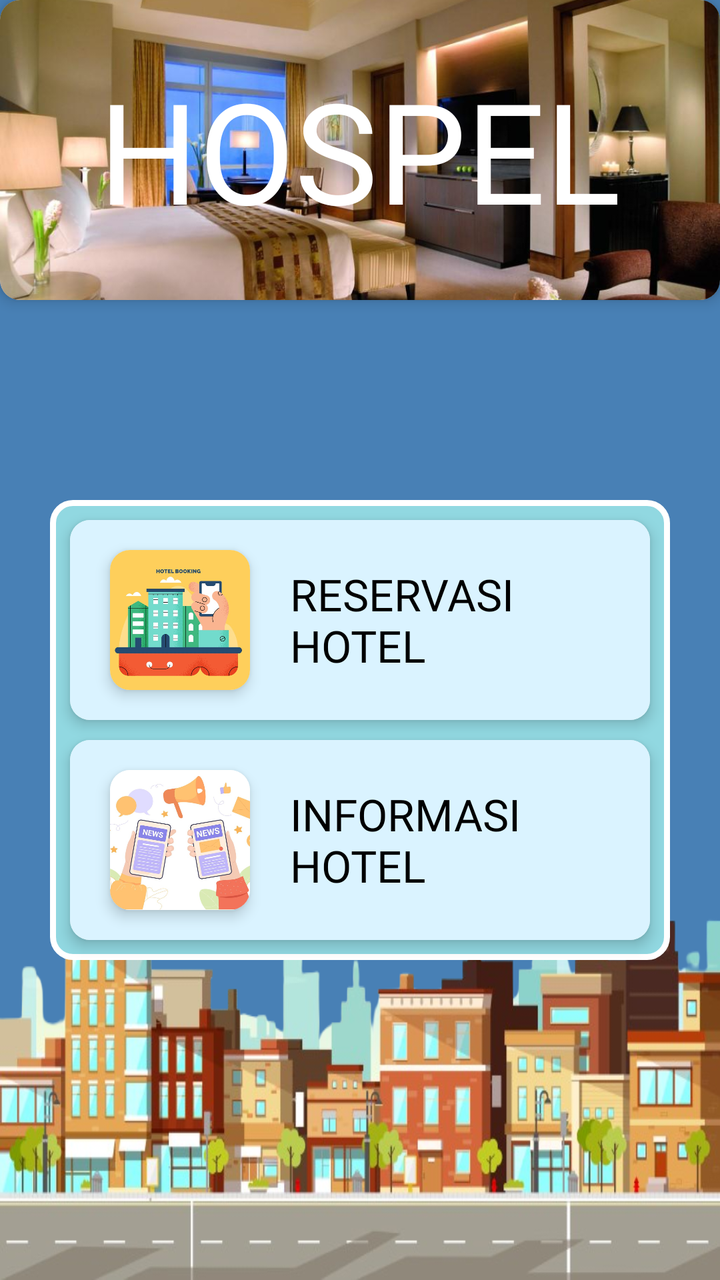
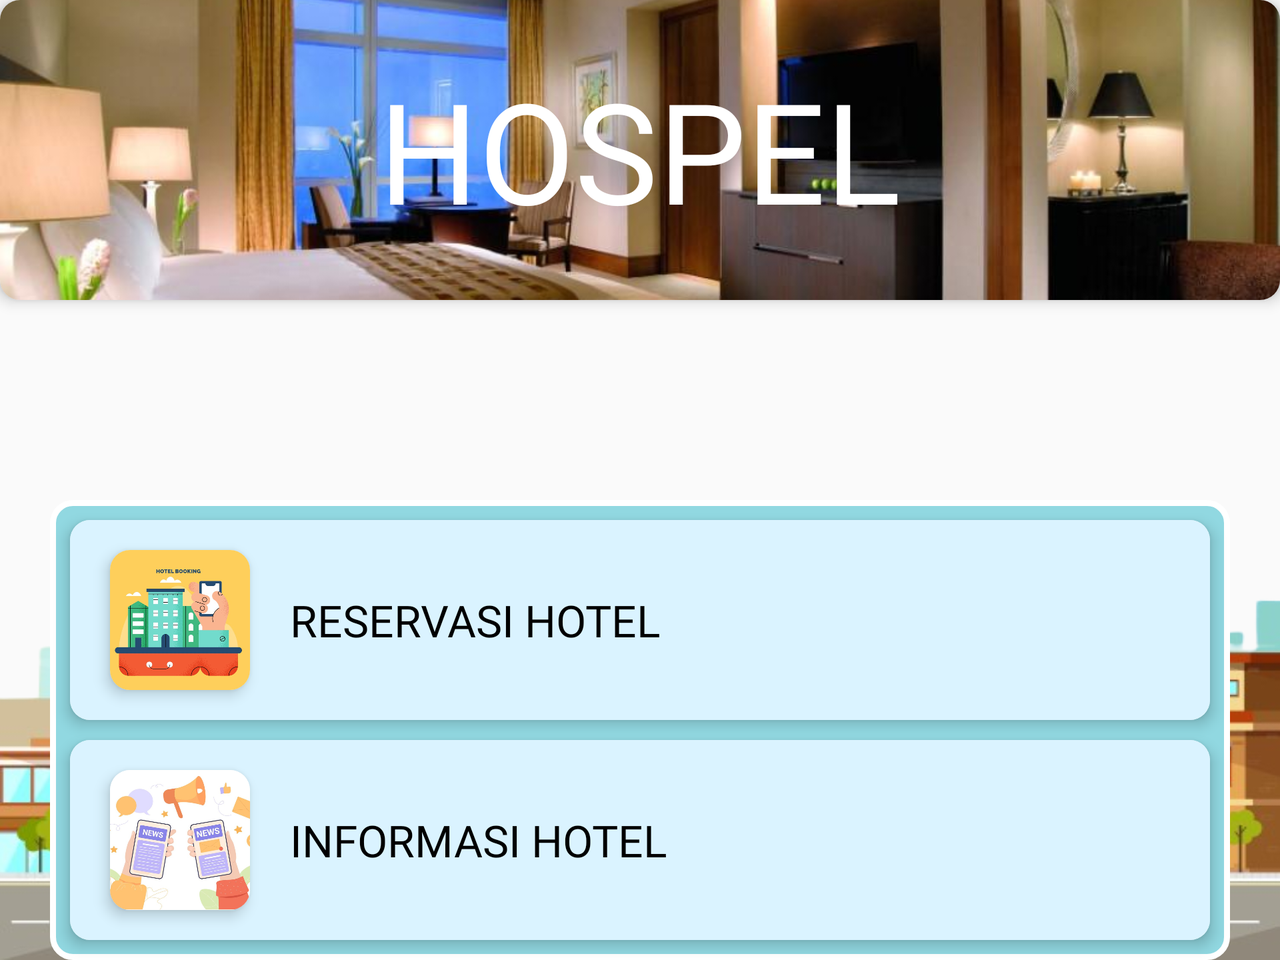

An Android layout and its configuration variant, each rendered on a device that would load it. The default file and the variant file are quoted in full after the pictures.
<!-- AndroidManifest.xml: application theme AppTheme -->
<!-- res/layout/fragment_home.xml -->
<?xml version="1.0" encoding="utf-8"?>
<RelativeLayout
    xmlns:android="http://schemas.android.com/apk/res/android"
    xmlns:tools="http://schemas.android.com/tools"
    android:layout_width="match_parent"
    android:layout_height="match_parent"
    android:background="#4880B5"
    tools:context=".HomeFragment">

    <ImageView
        android:layout_width="match_parent"
        android:layout_height="match_parent"
        android:src="@drawable/hotel_home"
        android:scaleType="centerCrop"
        android:alpha="0.7"/>
    <RelativeLayout
        android:layout_width="match_parent"
        android:layout_height="250dp"
        android:layout_alignParentBottom="true"
        android:background="@drawable/kota">
    </RelativeLayout>

    <androidx.cardview.widget.CardView
        android:layout_centerHorizontal="true"
        android:id="@+id/cardview_home"
        xmlns:card_view="http://schemas.android.com/apk/res-auto"
        android:layout_width="match_parent"
        android:layout_height="150dp"
        card_view:cardCornerRadius="10dp"
        card_view:cardElevation="4dp">

        <ImageView
            android:layout_width="match_parent"
            android:layout_height="match_parent"
            android:src="@drawable/image_home_informasi"
            android:scaleType="centerCrop"/>
        <RelativeLayout
            android:layout_width="match_parent"
            android:layout_height="match_parent">
            <TextView
                android:layout_width="wrap_content"
                android:layout_height="wrap_content"
                android:text="HOSPEL"
                android:textSize="70sp"
                android:textColor="@color/white"
                android:fontFamily="@font/fredom"
                android:layout_centerInParent="true"/>
        </RelativeLayout>

    </androidx.cardview.widget.CardView>

    <RelativeLayout
        android:layout_width="match_parent"
        android:layout_height="wrap_content"
        android:background="@drawable/rounded_home"
        android:layout_marginTop="100dp"
        android:layout_marginStart="25dp"
        android:layout_marginEnd="25dp"
        android:layout_below="@id/cardview_home">
        <androidx.cardview.widget.CardView
            android:id="@+id/reservasi_hotel"
            xmlns:card_view="http://schemas.android.com/apk/res-auto"
            android:layout_width="match_parent"
            android:layout_height="100dp"
            card_view:cardCornerRadius="10dp"
            card_view:cardElevation="4dp"
            android:layout_marginTop="10dp"
            android:layout_marginStart="10dp"
            android:layout_marginEnd="10dp"
            android:padding="20dp">
            <RelativeLayout
                android:background="#DAF3FF"
                android:layout_width="match_parent"
                android:layout_height="match_parent">

                <androidx.cardview.widget.CardView
                    android:id="@+id/gambar_reservasi_hotel"
                    android:layout_marginLeft="20dp"
                    android:layout_width="70dp"
                    android:layout_height="70dp"
                    android:layout_centerVertical="true"
                    card_view:cardCornerRadius="10dp"
                    card_view:cardElevation="4dp">
                    <ImageView
                        android:layout_width="match_parent"
                        android:layout_height="match_parent"
                        android:scaleType="centerCrop"
                        android:src="@drawable/reservasi_hotel"/>
                </androidx.cardview.widget.CardView>

                <TextView
                    android:layout_width="wrap_content"
                    android:layout_height="wrap_content"
                    android:layout_toRightOf="@+id/gambar_reservasi_hotel"
                    android:layout_centerVertical="true"
                    android:layout_marginStart="20dp"
                    android:layout_marginEnd="20dp"
                    android:fontFamily="@font/dm_sans"
                    android:textSize="22sp"
                    android:textColor="@color/black"
                    android:text="RESERVASI HOTEL"/>

            </RelativeLayout>
        </androidx.cardview.widget.CardView>

        <androidx.cardview.widget.CardView
            android:id="@+id/informasi_hotel"
            xmlns:card_view="http://schemas.android.com/apk/res-auto"
            android:layout_width="match_parent"
            android:layout_height="100dp"
            card_view:cardCornerRadius="10dp"
            card_view:cardElevation="4dp"
            android:layout_marginTop="10dp"
            android:layout_marginStart="10dp"
            android:layout_marginEnd="10dp"
            android:layout_marginBottom="10dp"
            android:layout_below="@id/reservasi_hotel">
            <RelativeLayout
                android:background="#DAF3FF"
                android:layout_width="match_parent"
                android:layout_height="match_parent">

                <androidx.cardview.widget.CardView
                    android:id="@+id/gambar_informasi_hotel"
                    android:layout_marginLeft="20dp"
                    android:layout_width="70dp"
                    android:layout_height="70dp"
                    android:layout_centerVertical="true"
                    card_view:cardCornerRadius="10dp"
                    card_view:cardElevation="4dp">
                    <ImageView
                        android:layout_width="match_parent"
                        android:layout_height="match_parent"
                        android:scaleType="centerCrop"
                        android:src="@drawable/informasi_hotel"/>
                </androidx.cardview.widget.CardView>

                <TextView
                    android:layout_width="wrap_content"
                    android:layout_height="wrap_content"
                    android:layout_toRightOf="@+id/gambar_informasi_hotel"
                    android:layout_centerVertical="true"
                    android:layout_marginStart="20dp"
                    android:layout_marginEnd="20dp"
                    android:fontFamily="@font/dm_sans"
                    android:textSize="22sp"
                    android:textColor="@color/black"
                    android:text="INFORMASI HOTEL"/>

            </RelativeLayout>
        </androidx.cardview.widget.CardView>
    </RelativeLayout>





</RelativeLayout>
<!-- resources referenced by this layout -->
<resources>
  <color name="black">#FF000000</color>
  <color name="white">#FFFFFFFF</color>
  <!-- drawable image_home_informasi: jpg bitmap (drawable, 65108 bytes) -->
  <!-- drawable informasi_hotel: png bitmap (drawable, 488169 bytes) -->
  <!-- drawable kota: png bitmap (drawable, 268031 bytes) -->
  <!-- drawable reservasi_hotel: png bitmap (drawable, 239456 bytes) -->
  <!-- drawable rounded_home (drawable) -->
  <?xml version="1.0" encoding="utf-8"?>
  <shape xmlns:android="http://schemas.android.com/apk/res/android"
      android:shape="rectangle">
      <solid android:color="#91D8E1"/>
      <corners android:radius="10dp"/>
      <stroke android:color="@color/white" android:width="3dp"/>
  
  </shape>
  <style name="AppTheme" parent="Theme.AppCompat.Light.NoActionBar">
          
      </style>
</resources>
<!-- res/layout-land/fragment_home.xml (the repository's variant of the layout above) -->
<!-- drawn on the phone turned sideways -->
<?xml version="1.0" encoding="utf-8"?>
<ScrollView
    android:layout_width="match_parent"
    android:layout_height="match_parent"
    xmlns:android="http://schemas.android.com/apk/res/android"
    xmlns:app="http://schemas.android.com/apk/res-auto"
    xmlns:tools="http://schemas.android.com/tools">

    <RelativeLayout
        android:layout_width="match_parent"
        android:layout_height="match_parent"
        android:background="@drawable/hotel_home"
        tools:context=".HomeFragment">

        <RelativeLayout
            android:layout_width="match_parent"
            android:layout_height="250dp"
            android:layout_alignParentBottom="true"
            android:background="@drawable/kota">
        </RelativeLayout>

        <androidx.cardview.widget.CardView
            android:layout_centerHorizontal="true"
            android:id="@+id/cardview_home"
            xmlns:card_view="http://schemas.android.com/apk/res-auto"
            android:layout_width="match_parent"
            android:layout_height="150dp"
            card_view:cardCornerRadius="10dp"
            card_view:cardElevation="4dp">

            <ImageView
                android:layout_width="match_parent"
                android:layout_height="match_parent"
                android:src="@drawable/image_home_informasi"
                android:scaleType="centerCrop"/>
            <RelativeLayout
                android:layout_width="match_parent"
                android:layout_height="match_parent">
                <TextView
                    android:layout_width="wrap_content"
                    android:layout_height="wrap_content"
                    android:text="HOSPEL"
                    android:textSize="70sp"
                    android:textColor="@color/white"
                    android:fontFamily="@font/fredom"
                    android:layout_centerInParent="true"/>
            </RelativeLayout>

        </androidx.cardview.widget.CardView>

        <RelativeLayout
            android:layout_width="match_parent"
            android:layout_height="wrap_content"
            android:background="@drawable/rounded_home"
            android:layout_marginTop="100dp"
            android:layout_marginStart="25dp"
            android:layout_marginEnd="25dp"
            android:layout_below="@id/cardview_home">
            <androidx.cardview.widget.CardView
                android:id="@+id/reservasi_hotel"
                xmlns:card_view="http://schemas.android.com/apk/res-auto"
                android:layout_width="match_parent"
                android:layout_height="100dp"
                card_view:cardCornerRadius="10dp"
                card_view:cardElevation="4dp"
                android:layout_marginTop="10dp"
                android:layout_marginStart="10dp"
                android:layout_marginEnd="10dp"
                android:padding="20dp">
                <RelativeLayout
                    android:background="#DAF3FF"
                    android:layout_width="match_parent"
                    android:layout_height="match_parent">

                    <androidx.cardview.widget.CardView
                        android:id="@+id/gambar_reservasi_hotel"
                        android:layout_marginLeft="20dp"
                        android:layout_width="70dp"
                        android:layout_height="70dp"
                        android:layout_centerVertical="true"
                        card_view:cardCornerRadius="10dp"
                        card_view:cardElevation="4dp">
                        <ImageView
                            android:layout_width="match_parent"
                            android:layout_height="match_parent"
                            android:scaleType="centerCrop"
                            android:src="@drawable/reservasi_hotel"/>
                    </androidx.cardview.widget.CardView>

                    <TextView
                        android:layout_width="wrap_content"
                        android:layout_height="wrap_content"
                        android:layout_toRightOf="@+id/gambar_reservasi_hotel"
                        android:layout_centerVertical="true"
                        android:layout_marginStart="20dp"
                        android:layout_marginEnd="20dp"
                        android:fontFamily="@font/dm_sans"
                        android:textSize="22sp"
                        android:textColor="@color/black"
                        android:text="RESERVASI HOTEL"/>

                </RelativeLayout>
            </androidx.cardview.widget.CardView>

            <androidx.cardview.widget.CardView
                android:id="@+id/informasi_hotel"
                xmlns:card_view="http://schemas.android.com/apk/res-auto"
                android:layout_width="match_parent"
                android:layout_height="100dp"
                card_view:cardCornerRadius="10dp"
                card_view:cardElevation="4dp"
                android:layout_marginTop="10dp"
                android:layout_marginStart="10dp"
                android:layout_marginEnd="10dp"
                android:layout_marginBottom="10dp"
                android:layout_below="@id/reservasi_hotel">
                <RelativeLayout
                    android:background="#DAF3FF"
                    android:layout_width="match_parent"
                    android:layout_height="match_parent">

                    <androidx.cardview.widget.CardView
                        android:id="@+id/gambar_informasi_hotel"
                        android:layout_marginLeft="20dp"
                        android:layout_width="70dp"
                        android:layout_height="70dp"
                        android:layout_centerVertical="true"
                        card_view:cardCornerRadius="10dp"
                        card_view:cardElevation="4dp">
                        <ImageView
                            android:layout_width="match_parent"
                            android:layout_height="match_parent"
                            android:scaleType="centerCrop"
                            android:src="@drawable/informasi_hotel"/>
                    </androidx.cardview.widget.CardView>

                    <TextView
                        android:layout_width="wrap_content"
                        android:layout_height="wrap_content"
                        android:layout_toRightOf="@+id/gambar_informasi_hotel"
                        android:layout_centerVertical="true"
                        android:layout_marginStart="20dp"
                        android:layout_marginEnd="20dp"
                        android:fontFamily="@font/dm_sans"
                        android:textSize="22sp"
                        android:textColor="@color/black"
                        android:text="INFORMASI HOTEL"/>

                </RelativeLayout>
            </androidx.cardview.widget.CardView>
        </RelativeLayout>
    </RelativeLayout>

</ScrollView>
